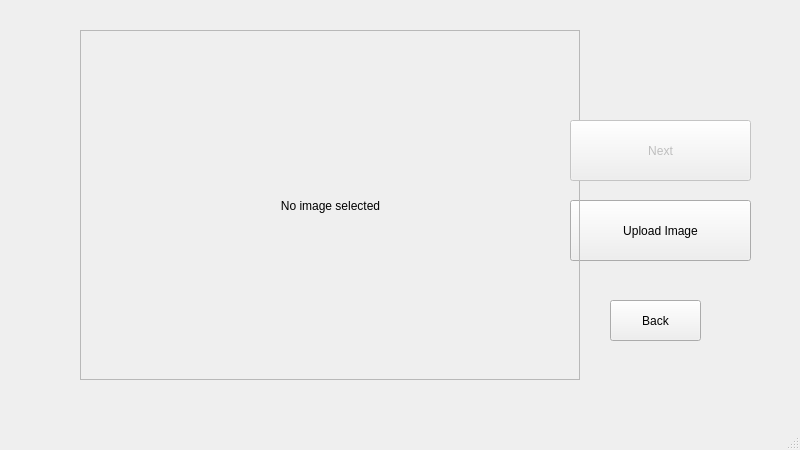
<?xml version="1.0" encoding="UTF-8"?>
<ui version="4.0">
 <class>MainWindow</class>
 <widget class="QMainWindow" name="MainWindow">
  <property name="geometry">
   <rect>
    <x>0</x>
    <y>0</y>
    <width>800</width>
    <height>450</height>
   </rect>
  </property>
  <property name="windowTitle">
   <string>MainWindow</string>
  </property>
  <widget class="QWidget" name="centralwidget">
   <widget class="QPushButton" name="BackToMain">
    <property name="geometry">
     <rect>
      <x>610</x>
      <y>300</y>
      <width>91</width>
      <height>41</height>
     </rect>
    </property>
    <property name="text">
     <string>Back</string>
    </property>
   </widget>
   <widget class="QPushButton" name="UploadImage">
    <property name="geometry">
     <rect>
      <x>570</x>
      <y>200</y>
      <width>181</width>
      <height>61</height>
     </rect>
    </property>
    <property name="text">
     <string>Upload Image</string>
    </property>
   </widget>
   <widget class="QFrame" name="ImageFrame">
    <property name="geometry">
     <rect>
      <x>80</x>
      <y>30</y>
      <width>500</width>
      <height>350</height>
     </rect>
    </property>
    <property name="sizePolicy">
     <sizepolicy hsizetype="Preferred" vsizetype="Preferred">
      <horstretch>0</horstretch>
      <verstretch>0</verstretch>
     </sizepolicy>
    </property>
    <property name="minimumSize">
     <size>
      <width>500</width>
      <height>350</height>
     </size>
    </property>
    <property name="maximumSize">
     <size>
      <width>500</width>
      <height>350</height>
     </size>
    </property>
    <property name="frameShape">
     <enum>QFrame::StyledPanel</enum>
    </property>
    <property name="frameShadow">
     <enum>QFrame::Raised</enum>
    </property>
    <widget class="QLabel" name="imageLabel">
     <property name="geometry">
      <rect>
       <x>0</x>
       <y>0</y>
       <width>501</width>
       <height>351</height>
      </rect>
     </property>
     <property name="text">
      <string>No image selected</string>
     </property>
     <property name="alignment">
      <set>Qt::AlignCenter</set>
     </property>
    </widget>
   </widget>
   <widget class="QPushButton" name="Next">
    <property name="enabled">
     <bool>false</bool>
    </property>
    <property name="geometry">
     <rect>
      <x>570</x>
      <y>120</y>
      <width>181</width>
      <height>61</height>
     </rect>
    </property>
    <property name="text">
     <string>Next</string>
    </property>
    <property name="flat">
     <bool>false</bool>
    </property>
   </widget>
  </widget>
  <widget class="QMenuBar" name="menubar">
   <property name="geometry">
    <rect>
     <x>0</x>
     <y>0</y>
     <width>800</width>
     <height>22</height>
    </rect>
   </property>
  </widget>
  <widget class="QStatusBar" name="statusbar"/>
 </widget>
 <resources/>
 <connections/>
</ui>
